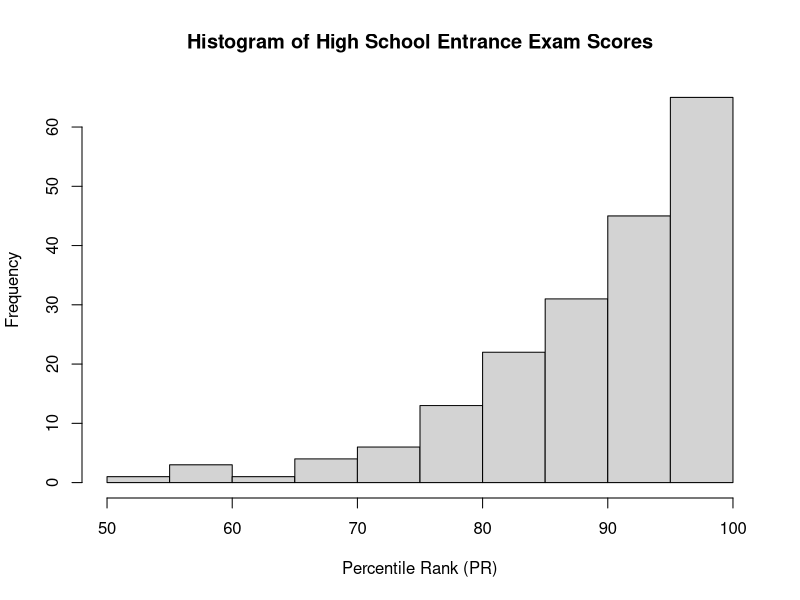
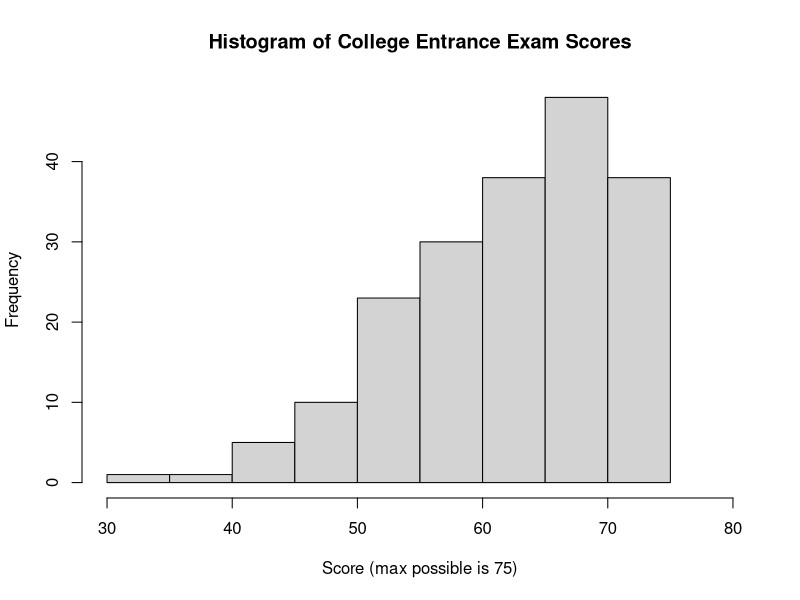
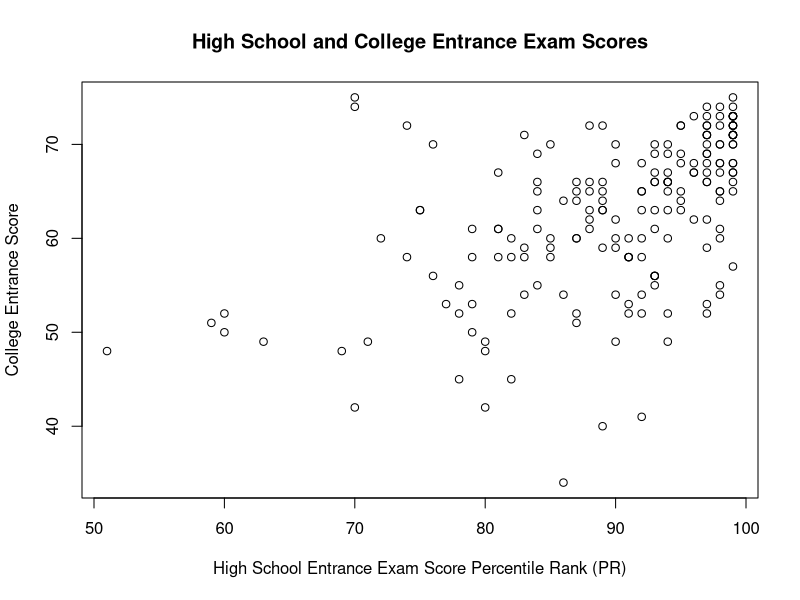
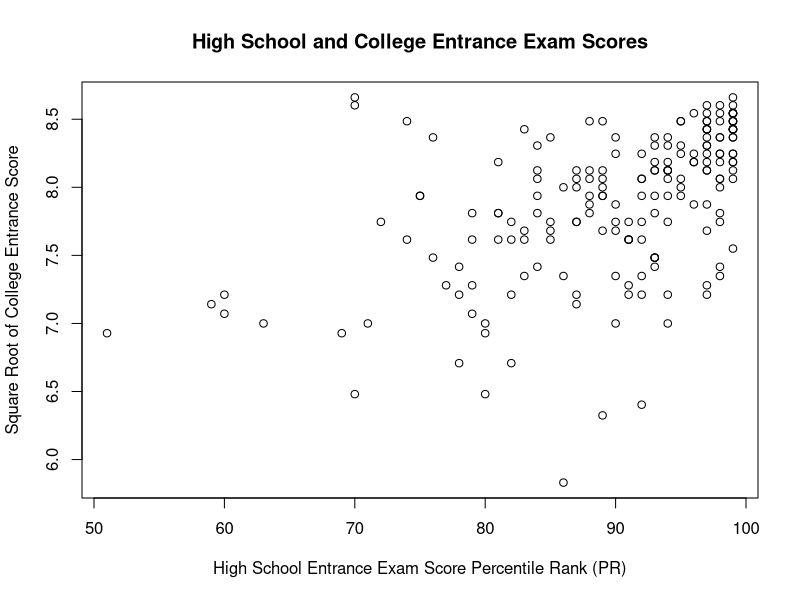
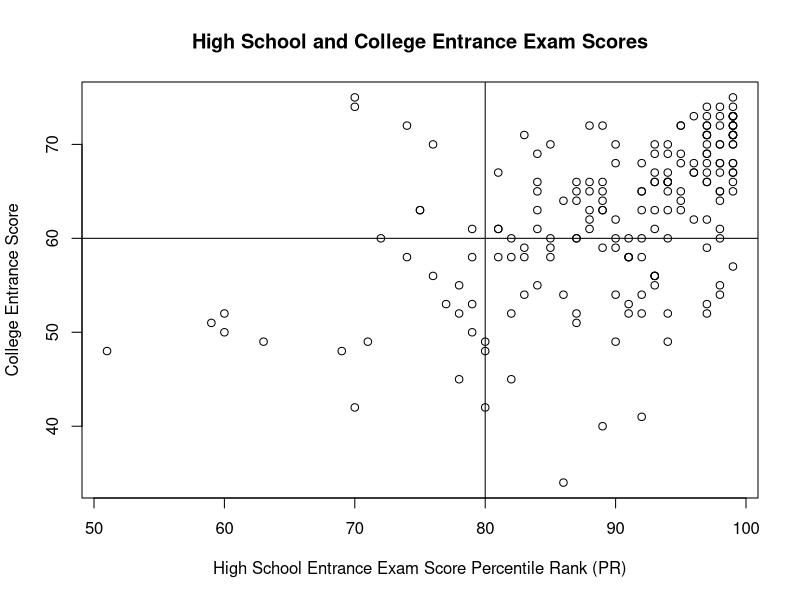
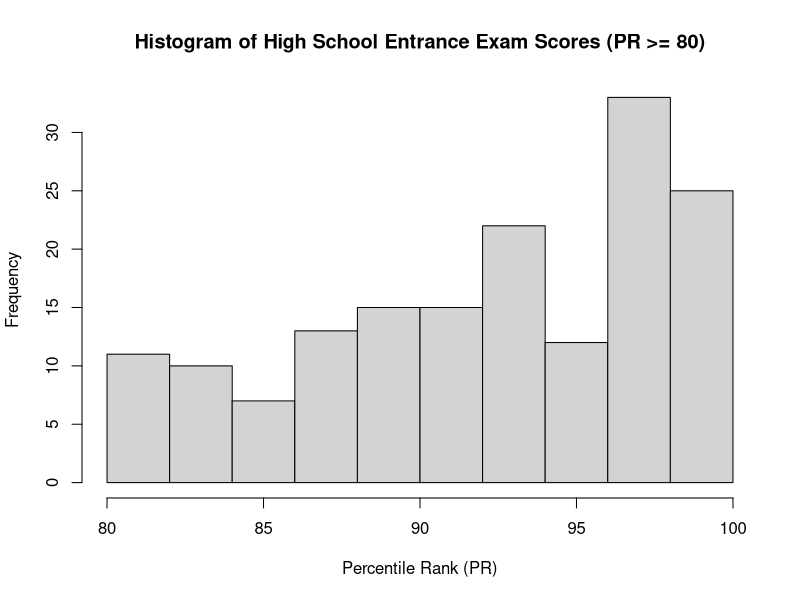
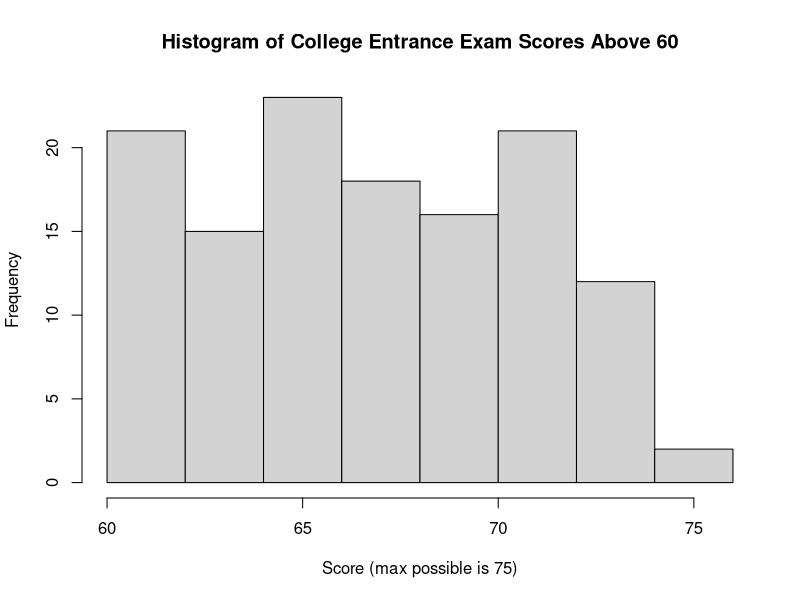

The R script that drew these images, in order:
## ---- chunk 1
knitr::opts_chunk$set(echo = TRUE)
## ---- chunk 2
data = read.csv("ptt_SENIORHIGH_data.csv")
names(data)[1] = "pttID"

data[1:10,]
## ---- chunk 3
# High school entrance exam scores: Remove missing values
uni_HS_score = data$HighSchool_PR[which(data$HighSchool_PR != -1)]

summary(uni_HS_score)

hist(uni_HS_score, main = "Histogram of High School Entrance Exam Scores",
     xlab="Percentile Rank (PR)")
## ---- chunk 4
# College entrance exam scores: Remove missing values
uni_college_score = data$College_Score[which(data$College_Score != -1)]

summary(uni_college_score)

hist(uni_college_score, main="Histogram of College Entrance Exam Scores",
     xlab="Score (max possible is 75)",xlim=c(30,80))
## ---- chunk 5
missing_rows = which(data$HighSchool_PR == "-1" | data$College_Score == "-1")
# Indices: 6  19  71  85  88  96 132 183 195 => nine in total

# Remove missing data
data_corr = data[-missing_rows,]

plot(data_corr$HighSchool_PR, data_corr$College_Score,
     main = "High School and College Entrance Exam Scores",
     xlab="High School Entrance Exam Score Percentile Rank (PR)",
     ylab="College Entrance Score")
## ---- chunk 6
cor(data_corr$HighSchool_PR, data_corr$College_Score)
## ---- chunk 7
# data version: already removed missing data
# data_corr = data[-missing_rows,]

plot(data_corr$HighSchool_PR, sqrt(data_corr$College_Score),
     main = "High School and College Entrance Exam Scores",
     xlab="High School Entrance Exam Score Percentile Rank (PR)",
     ylab="Square Root of College Entrance Score")
## ---- chunk 8
cor(data_corr$HighSchool_PR, sqrt(data_corr$College_Score))
## ---- chunk 9
plot(data_corr$HighSchool_PR, data_corr$College_Score,
     main = "High School and College Entrance Exam Scores",
     xlab="High School Entrance Exam Score Percentile Rank (PR)",
     ylab="College Entrance Score")

abline(h=60,v=80)
## ---- chunk 10
data_corr$HS_80up = data_corr$HighSchool_PR >= 80
data_corr$CS_60up = data_corr$College_Score >=60

contingency = table(data_corr$HS_80up, data_corr$CS_60up,
                    dnn=c("HighSchool_80up","College_60up"))

contingency
## ---- chunk 11
prop.table(contingency)
## ---- chunk 12
round(prop.table(contingency),4)
## ---- chunk 13
nrow(data_corr) # number of all respondents without missing data
## ---- chunk 14
# High school entrance exam scores: Remove missing values
# uni_HS_score = data$HighSchool_PR[which(data$HighSchool_PR != -1)]
length(uni_HS_score)

## ---- chunk 15
# Consider only the records with both valid HighSchool_PR and College_Score
length(data_corr$HighSchool_PR)
## ---- chunk 16
# College entrance exam scores: Remove missing values
# uni_college_score = data$College_Score[which(data$College_Score != -1)]
length(uni_college_score)
## ---- chunk 17
# Consider only the records with both valid HighSchool_PR and College_Score
length(data_corr$College_Score)
## ---- chunk 18
HS_PR_seg = data_corr$HighSchool_PR[which(data_corr$HS_80up == TRUE)]
length(HS_PR_seg)
## ---- chunk 19
table(HS_PR_seg)
## ---- chunk 20
hist(HS_PR_seg, xlab="Percentile Rank (PR)",
     main="Histogram of High School Entrance Exam Scores (PR >= 80)")
## ---- chunk 21
HS80to89 = length(which(HS_PR_seg >= 80 & HS_PR_seg <= 89))
HS90to94 = length(which(HS_PR_seg >= 90 & HS_PR_seg <= 94))
HS95to99 = length(which(HS_PR_seg >= 95 & HS_PR_seg <= 99))
## ---- chunk 22
print(paste("HighSchool_PR 80-89:",HS80to89))
print(paste("HighSchool_PR 90-94:",HS90to94))
print(paste("HighSchool_PR 95-99:",HS95to99))
## ---- chunk 23
CS_Score_seg = data_corr$College_Score[which(data_corr$CS_60up == TRUE)]
length(CS_Score_seg)
## ---- chunk 24
table(CS_Score_seg)
## ---- chunk 25
college_score = c(60,65,70,74,75)
college_pr = c(88, 95, 98.5, 99.9, 100)

data.frame(college_score, college_pr)
## ---- chunk 26
hist(CS_Score_seg, xlab="Score (max possible is 75)",
     main="Histogram of College Entrance Exam Scores Above 60")
## ---- chunk 27
CS60to64 = length(which(CS_Score_seg >= 60 & CS_Score_seg <= 64))
CS65to69 = length(which(CS_Score_seg >= 65 & CS_Score_seg <= 69))
CS70to75 = length(which(CS_Score_seg >= 70 & CS_Score_seg <= 75))
## ---- chunk 28
print(paste("College_Score 60-64:",CS60to64))
print(paste("College_Score 65-69:",CS65to69))
print(paste("College_Score 70-75:",CS70to75))
## ---- chunk 29
data_corr$HS_range = "set"
data_corr$CS_range = "set"

for(ii in 1:nrow(data_corr)) {
        # High School PR categories
        if (data_corr$HighSchool_PR[ii] <= 79) {
                data_corr$HS_range[ii] = "0-79"
        } else if (data_corr$HighSchool_PR[ii] <= 89) {
                data_corr$HS_range[ii] = "80-89"
        } else if (data_corr$HighSchool_PR[ii] <= 94) {
                data_corr$HS_range[ii] = "90-94"
        } else {
                data_corr$HS_range[ii] = "95-99"
        }
        
        # College Score Categories
        if (data_corr$College_Score[ii] <= 59) {
                data_corr$CS_range[ii] = "0-59"
        } else if (data_corr$College_Score[ii] <= 64) {
                data_corr$CS_range[ii] = "60-64"
        } else if (data_corr$College_Score[ii] <= 69) {
                data_corr$CS_range[ii] = "65-69"
        } else {
                data_corr$CS_range[ii] = "70-75"
        }
}
## ---- chunk 30
table_4x4 = table(data_corr$HS_range, data_corr$CS_range,
                  dnn=c("HighSchool_PR","College_Score"))
table_4x4
